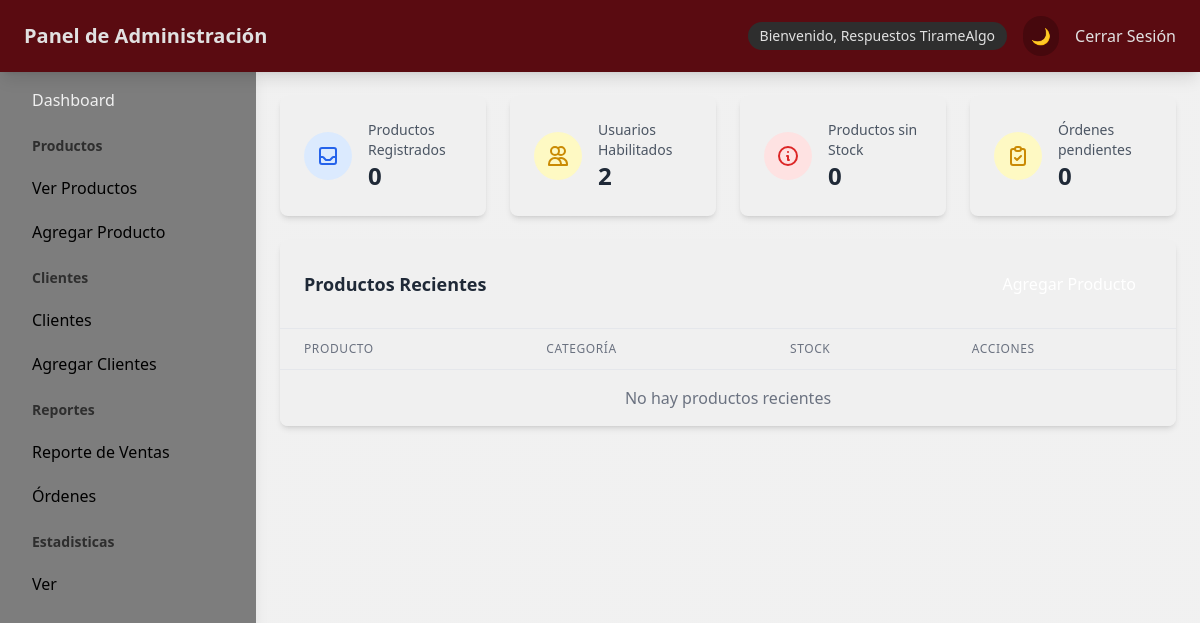
Page /panelAdmin/admin.php (signed in) on the earlier database version.
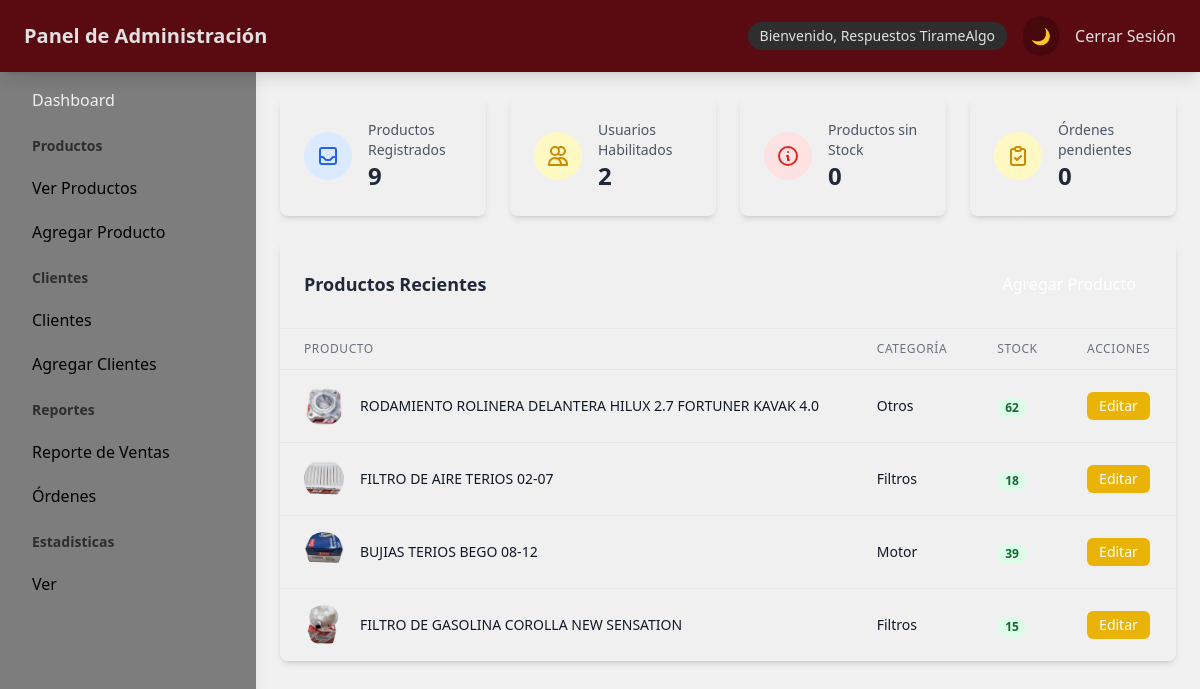
Same page on the later database version.
### tables this page shows
CREATE TABLE `administrador` (
  `id_administrador` int(11) NOT NULL,
  `nombre_administrador` varchar(45) NOT NULL,
  `correo` varchar(60) NOT NULL,
  `contrasena` varchar(16) NOT NULL,
  `cargo` varchar(15) NOT NULL,
  `intentos` int(1) DEFAULT 0
);

CREATE TABLE `productos` (
  `id_producto` int(11) NOT NULL,
  `numero_de_parte` varchar(20) NOT NULL,
  `nombre_producto` varchar(80) NOT NULL,
  `categoria_producto` varchar(20) DEFAULT NULL,
  `marca_producto` varchar(20) DEFAULT NULL,
  `precio_producto` decimal(10,2) DEFAULT NULL,
  `stock_producto` int(11) DEFAULT NULL,
  `descripcion_producto` text DEFAULT NULL,
  `fecha_creacion` date DEFAULT NULL,
  `hora_creacion` time DEFAULT NULL
);

CREATE TABLE `foto_productos` (
  `id_foto` int(11) NOT NULL,
  `ruta_foto` varchar(200) NOT NULL,
  `num_foto` int(11) DEFAULT NULL,
  `id_producto` int(11) NOT NULL
);

### logica/validar.php (called while the page is built, shortened)
<?php
    function obtenerRutasArchivos($id) {
        $conn = new mysqli('localhost', 'root', '', 'repuestos_tiramealgo');
        $sql = "SELECT ruta_foto FROM foto_productos WHERE id_producto = $id  LIMIT 1";
        $result = $conn->query($sql);
        $ruta_imagen = "../assets/foto-repuestos/no_foto.jpg";
        if ($result && $result->num_rows > 0) {
            $row = $result->fetch_assoc();
            $ruta_imagen = $row["ruta_foto"];
        }
        return $ruta_imagen;
    }
?>

### panelAdmin/admin.php (the view, shortened to what the rows shown need)
<?php
require '../logica/validar.php';
require '../logica/conexionbdd.php';
$stmt = $conn->prepare("SELECT * FROM administrador WHERE id_administrador = ?");
$stmt->bind_param("i", $_SESSION['id']);
$stmt->execute();
$resultado = $stmt->get_result();
$fila = $resultado->fetch_assoc();
?>
<!DOCTYPE html>
<html lang="es" class="dark">
<head>
    <script src="https://cdn.tailwindcss.com"></script>
    <script src="../js/tailwind_config.js"></script>
    <link rel="stylesheet" href="../css/global_style.css">
</head>
<body class="bg-pattern transition-colors duration-200">
    <nav class="bg-custom-wineDeep backdrop-blur-sm dark:bg-custom-wineDeep text-custom-silver px-6 py-4 fixed w-full top-0 z-50 shadow-lg">
        <div class="flex justify-between items-center">
            <div class="flex items-center gap-4">
                <span class="text-sm bg-custom-steelDark px-3 py-1 rounded-full">Bienvenido, <?php echo $fila['nombre_administrador'] ?></span>
                <button
                    onclick="toggleDarkMode()"
                    class="p-2 rounded-full bg-custom-wineDark dark:bg-custom-red hover:bg-custom-red dark:hover:bg-custom-wineDark transition-colors duration-200"
                    aria-label="Alternar entre modo oscuro y claro"
                >
                    <span class="dark:hidden">🌙</span>
                </button>
                <a href="../logica/cerrar-sesion.php" class="hover:underline">Cerrar Sesión</a>
            </div>
        </div>
    </nav>
    <main class="ml-64 pt-24 px-6 pb-20">
        <div class="grid grid-cols-1 md:grid-cols-2 lg:grid-cols-4 gap-6 mb-6">
            <div class="bg-custom-silverLight dark:bg-custom-steelDark rounded-lg shadow-md p-6">
                <a>
                    <div class="flex items-center">
                        <div class="ml-4">
                            <h2 class="text-gray-600 dark:text-gray-400 text-sm">Productos Registrados</h2>
                        </div>
                    </div>
                </a>
            </div>
            <div class="bg-custom-silverLight dark:bg-custom-steelDark rounded-lg shadow-md p-6">
                <a>
                    <div class="flex items-center">
                        <div class="ml-4">
                            <h2 class="text-gray-600 dark:text-gray-400 text-sm">Usuarios Habilitados</h2>
                        </div>
                    </div>
                </a>
            </div>
            <div class="bg-custom-silverLight dark:bg-custom-steelDark rounded-lg shadow-md p-6">
                <a>
                    <div class="flex items-center">
                        <div class="ml-4">
                            <h2 class="text-gray-600 dark:text-gray-400 text-sm">Productos sin Stock</h2>
                        </div>
                    </div>
                </a>
            </div>
            <div class="bg-custom-silverLight dark:bg-custom-steelDark rounded-lg shadow-md p-6">
                <a>
                    <div class="flex items-center">
                        <div class="ml-4">
                            <h2 class="text-gray-600 dark:text-gray-400 text-sm">Órdenes pendientes</h2>
                        </div>
                    </div>
                </a>
            </div>
        </div>
        <div class="bg-custom-silverLight dark:bg-custom-steelDark rounded-lg shadow-md overflow-hidden">
            <div class="overflow-x-auto">
                <table class="min-w-full divide-y divide-gray-200 dark:divide-custom-gray">
                    <thead class="bg-custom-silverLight dark:bg-custom-steelDark">
                        <tr>
                            <th class="px-6 py-3 text-left text-xs font-medium text-gray-500 dark:text-gray-300 uppercase tracking-wider">
                                Producto
                            </th>
                            <th class="px-6 py-3 text-left text-xs font-medium text-gray-500 dark:text-gray-300 uppercase tracking-wider">
                                Categoría
                            </th>
                            <th class="px-6 py-3 text-left text-xs font-medium text-gray-500 dark:text-gray-300 uppercase tracking-wider">
                                Stock
                            </th>
                            <th class="px-6 py-3 text-left text-xs font-medium text-gray-500 dark:text-gray-300 uppercase tracking-wider">
                                Acciones
                            </th>
                        </tr>
                    </thead>
                    <tbody class="bg-custom-silverLight dark:bg-custom-steelDark divide-y divide-gray-200 dark:divide-custom-gray">
                        <?php
                        $sql_productos = "SELECT * FROM productos ORDER BY fecha_creacion DESC, hora_creacion DESC LIMIT 4;";
                        $result_productos = $conn->query($sql_productos);
                        if ($result_productos->num_rows > 0) {
                            while ($row = $result_productos->fetch_assoc()) {
                                $foto_productos = obtenerRutasArchivos($row['id_producto']);
                        ?>
                                <tr>
                                    <td class="px-6 py-4 whitespace-nowrap">
                                        <div class="flex items-center">
                                            <div class="h-10 w-10 flex-shrink-0">
                                                <img class="h-10 w-10 rounded-full object-cover" src="<?php echo $foto_productos; ?>" alt="">
                                            </div>
                                            <div class="ml-4">
                                                <div class="text-sm font-medium text-gray-900 dark:text-white">
                                                    <?php echo $row['nombre_producto']; ?>
                                                </div>
                                            </div>
                                        </div>
                                    </td>
                                    <td class="px-6 py-4 whitespace-nowrap">
                                        <div class="text-sm text-gray-900 dark:text-white"><?php echo $row['categoria_producto']; ?></div>
                                    </td>
                                    <td class="px-6 py-4 whitespace-nowrap">
                                        <?php
                                        if ($row['stock_producto'] > 5) {
                                        ?>
                                            <span class="px-2 inline-flex text-xs leading-5 font-semibold rounded-full bg-green-100 text-green-800 dark:bg-green-900 dark:text-green-200"> <?php echo $row['stock_producto']; ?></span>
                                        <?php
                                        } elseif ($row['stock_producto'] == 0) {
                                        ?>
                                            <span class="px-2 inline-flex text-xs leading-5 font-semibold rounded-full bg-red-100 text-red-800 dark:bg-red-900 dark:text-red-200"> <?php echo $row['stock_producto']; ?></span>
                                        <?php
                                        } elseif ($row['stock_producto'] < 6) {
                                        ?>
                                            <span class="px-2 inline-flex text-xs leading-5 font-semibold rounded-full bg-yellow-100 text-yellow-00 dark:bg-yellow-700 dark:text-yellow-100"> <?php echo $row['stock_producto']; ?></span>
                                        <?php
                                        }
                                        ?>
                                    </td>
                                    <td class="px-6 py-4 whitespace-nowrap text-sm font-medium">
                                        <div class="flex space-x-2">
                                            <a href="editarProducto.php?numero_de_parte=<?php echo $row['numero_de_parte']; ?>" class="bg-yellow-500 hover:bg-yellow-600 text-white px-3 py-1 rounded-md transition-colors duration-200">
                                                Editar
                                            </a>
                                        </div>
                                    </td>
                            <?php
                            }
                        } else {
                            echo "<tr><td colspan='4' class='px-6 py-4 text-center text-gray-500 dark:text-gray-400'>No hay productos recientes</td></tr>";
                        }
                            ?>
                                </tr>
                    </tbody>
                </table>
            </div>
        </div>
    </main>
</body>
</html>

Differences in the rows shown:
added productos: id_producto.ruta_foto (picture), nombre_producto "RODAMIENTO ROLINERA DELANTERA HILUX 2.7 FORTUNER KAVAK 4.0", categoria_producto "Otros", stock_producto "62"
added productos: id_producto.ruta_foto (picture), nombre_producto "FILTRO DE AIRE TERIOS 02-07", categoria_producto "Filtros", stock_producto "18"
added productos: id_producto.ruta_foto (picture), nombre_producto "BUJIAS TERIOS BEGO 08-12", categoria_producto "Motor", stock_producto "39"
added productos: id_producto.ruta_foto (picture), nombre_producto "FILTRO DE GASOLINA COROLLA NEW SENSATION", categoria_producto "Filtros", stock_producto "15"
Other differences:
$cantidad_productos: "0" → "9"
text no longer shown: "No hay productos recientes"
